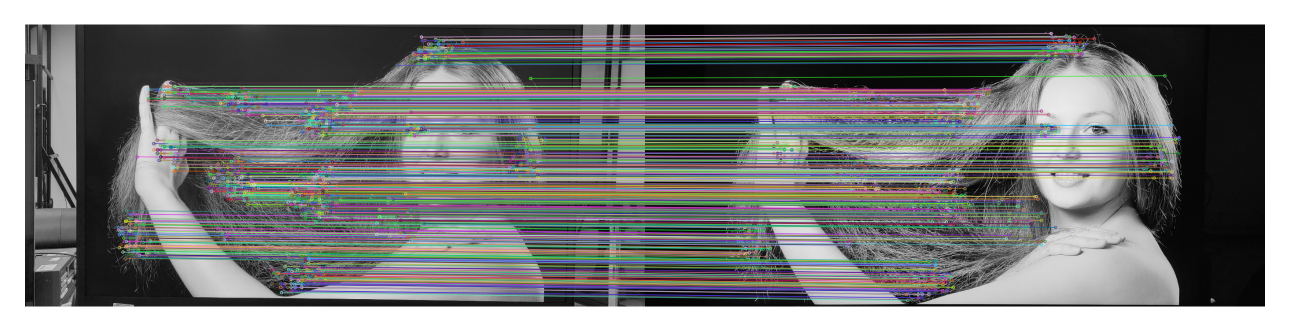
#> input picture src/result/match_res/LG/1.png, 2579 x 663 px, given in place of 1.jpg, which was not available (shown at 1/2 size)
$ jupyter execute --allow-errors test.ipynb   (older library calls are emulated)
#> lines starting #> are read from the running program, lines starting #| are printed output that depends on the picture; pictures that were not available may be replaced by others from this repository, and a replacement may not be noted
[cell 1]
import requests

data = {"input_data": "...}"}
#> (the rest of this cell did not finish here and is left out)

[cell 2]
import os

# 原图片的路径
img_path = '/home/hechunjiang/gradio/data/img-orgin/1.jpg'

# 获取当前工作目录
current_directory = os.getcwd()

# 从图片路径中提取相对路径部分（去掉根路径部分）
relative_path = os.path.relpath(img_path, current_directory)

# 提取文件名（不带扩展名）
filename_without_ext = os.path.splitext(os.path.basename(img_path))[0]

# 构建结果保存路径
result_directory = os.path.join(current_directory, os.path.dirname(relative_path), filename_without_ext)

# 检查目录是否存在，如果不存在则创建
# if not os.path.exists(result_directory):
#     os.makedirs(result_directory)

result_directory, filename_without_ext, relative_path, current_directory

[cell 3]
# Color Histogram
import cv2
import numpy as np
import matplotlib.pyplot as plt

# 读取图片
img = cv2.imread(filename='/home/hechunjiang/gradio/data/img-orgin/1.jpg')
#> img is the input picture: shape (663, 2579, 3); mean B, G, R 127.9, 128.4, 127.2

# 将图片从 BGR 空间转换到 HSV 空间
hsv = cv2.cvtColor(img, cv2.COLOR_BGR2RGB)

# 计算直方图
hist = cv2.calcHist([img], [0], None, [256], [0, 256])
#> hist = 256 values, max 311157 at index 255, min 0 at index 250, mean 6679.2

# 显示直方图
plt.imshow(hist, interpolation='nearest')
plt.show()
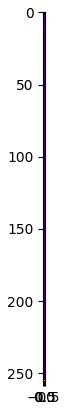
#> figure drawn by matplotlib, 1 panel

[cell 4]
# 灰度共生矩阵
import cv2
from skimage.feature import graycomatrix, graycoprops

# 读取图片
img = cv2.imread(filename='/home/hechunjiang/gradio/data/img-orgin/1.jpg')

gray_img = cv2.cvtColor(img, cv2.COLOR_BGR2GRAY)
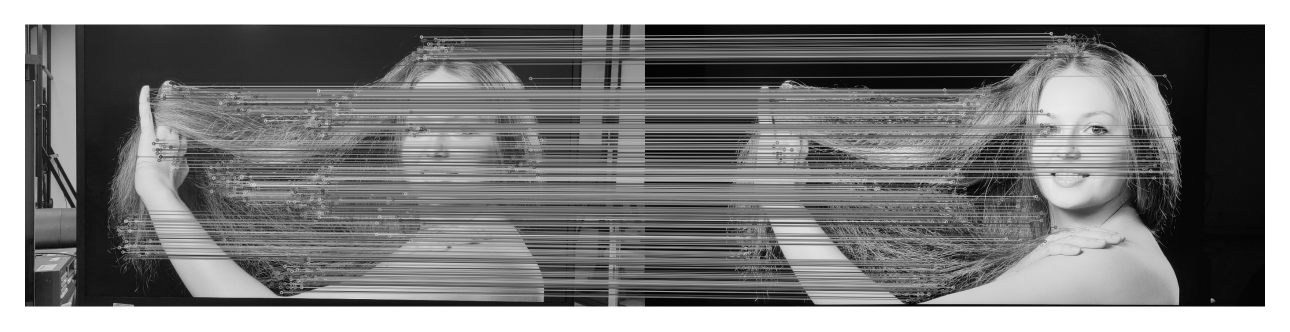
#> gray_img: shape (663, 2579) (shown at 1/2 size); min 0, max 255, mean 128

# 计算灰度共生矩阵
glcm = graycomatrix(gray_img, [1], [0], symmetric=True, normed=True)

[cell 5]
glcm.shape
#> Out = (256, 256, 1, 1)

[cell 6]
contrast = graycoprops(glcm, prop='contrast')
#> contrast = [162.9]
dissimilarity = graycoprops(glcm, prop='dissimilarity')
#> dissimilarity = [4.29]
homogeneity = graycoprops(glcm, prop='homogeneity')
#> homogeneity = [0.615]
energy = graycoprops(glcm, prop='energy')
#> energy = [0.184]
correlation = graycoprops(glcm, prop='correlation')
#> correlation = [0.988]

[cell 7]
contrast, dissimilarity, homogeneity, energy, correlation
#> Out = ([162.9], [4.29], [0.615], [0.184], [0.988])

[cell 8]
import cv2
#利用拉普拉斯
def getImageResolution(imgPath):
    image = cv2.imread(imgPath)
    img2gray = cv2.cvtColor(image, cv2.COLOR_BGR2GRAY)
    imageVar = cv2.Laplacian(img2gray, cv2.CV_64F).var()
    return imageVar
#> (the rest of this cell did not finish here and is left out)

[cell 9]
from skimage.feature import local_binary_pattern
from skimage import data, filters
import matplotlib.pyplot as plt
import cv2

# settings for LBP
radius = 3  # LBP算法中范围半径的取值
n_points = 8 * radius  # 领域像素点数


# 读取图像
image = cv2.imread('/home/hechunjiang/gradio/data/img-TV/1-TV.jpg')

#显示到plt中，需要从BGR转化到RGB，若是cv2.imshow(win_name, image)，则不需要转化
#> (the rest of this cell did not finish here and is left out)

[cell 10]
# getLightness
import cv2
import numpy as np
img = cv2.imread('/home/hechunjiang/gradio/data/img-TV/1-TV.jpg')
# 把图片转换为单通道的灰度图
#> (the rest of this cell did not finish here and is left out)

[cell 11]
import cv2
cv2.xfeatures2d.SIFT_create()

[cell 12]
import yaml


class ConfigManager:
    def __init__(self, config_file=None):
        self.config_file = config_file
        self.config = None

        if config_file:
            self.load_config(config_file)

    def load_config(self, config_file):
        with open(config_file, 'r') as file:
            self.config = yaml.safe_load(file)

    def get(self, section):
        return self.config.get(section)

    def set(self, section, key, value):
        if section not in self.config:
            self.config[section] = {}
        self.config[section][key] = value

    def save(self, config_file=None):
        with open(config_file, 'w') as file:
            yaml.dump(self.config, file, default_flow_style=False)


# 使用示例
#> (the rest of this cell did not finish here and is left out)

[cell 13]
import requests
data = {"model": "GeoFormer"}
#> (the rest of this cell did not finish here and is left out)

[cell 14]
import requests
data = {"model": "GeoFormer"}
#> (the rest of this cell did not finish here and is left out)

[cell 15]
from watchdog.observers import Observer
from watchdog.events import FileSystemEventHandler
import time


class ConfigReloadHandler(FileSystemEventHandler):
    def __init__(self, config_path, callback):
        self.config_path = config_path
        self.callback = callback

    def on_modified(self, event):
        if event.src_path == self.config_path:
            print("Config file has been modified, reloading...")
            self.callback()


def load_config():
    # 模拟加载配置文件
    print("Config loaded from file.")


def start_reloader(config_path):
    event_handler = ConfigReloadHandler(config_path, load_config)
    observer = Observer()
    observer.schedule(event_handler, path=config_path, recursive=False)
    observer.start()
    try:
        while True:
            time.sleep(1)
    except KeyboardInterrupt:
        observer.stop()
    observer.join()


if __name__ == "__main__":
    config_path = '/home/hechunjiang/gradio/src/configs/config_bak.yaml'
    start_reloader(config_path)
#> (the call stopped at in start_reloader, `observer = Observer()`: watchdog is not available in this run)

[cell 16]
import pandas as pd

all_scores = {
    "LG": pd.DataFrame(),
    "SONY": pd.DataFrame(),
    "AMAZON": pd.DataFrame()
}

file_path = ["/home/hechunjiang/gradio/Siamese-pytorch/final_output_tanh-vgg16/final_output.csv",
             "/home/hechunjiang/gradio/Siamese-pytorch/final_output_tanh-resnet50/final_output.csv",
             "/home/hechunjiang/gradio/Siamese-pytorch/final_output_tanh-vit/final_output.csv"]


def init_data():
    # file_path里面的数据是分别是三个模型的输出结果
    # 每个文件里面是三个样品的输出结果
    # 现在要把着些数据读出来，按照样品进行分组，存入all_scores中
    for path in file_path:
        data = pd.read_csv(path)
        for head in data.columns:
            all_scores[head] = pd.concat([all_scores[head], data[head]], axis=1)
    for key in all_scores.keys():
        all_scores[key].columns = ['vgg', 'resnet', 'vit']
    return all_scores

#> (the rest of this cell did not finish here and is left out)

[cell 17]
import subprocess


# 定义环境名称和脚本路径
conda_env = "GeoFormer"
script_path = "../GeoFormer/inference.py"
# 启动GeoFormer服务
command = ["conda", "run", "-n", conda_env, "python", script_path]
command = " ".join(command)
process = subprocess.Popen(command, shell=True)
process

[cell 18]
process.pid # 1648145

[cell 19]
process.kill()
process.wait()

[cell 20]
"/".join('/home/hechunjiang/gradio/src/static/croped_result_KTC/finetune_ref/1/cropped_image_107.png'.split('/')[-4:])

[cell 21]
score_state_list = [45.68000030517578,
                    45.380001068115234,
                    45.58000183105469,
                    42.290000915527344,
                    44.040000915527344,
                    39.02000045776367,
                    46.93999862670898,
                    40.709999084472656,
                    35.0,
                    53.970001220703125,
                    51.18999862670898,
                    51.34999847412109,
                    33.540000915527344,
                    35.88999938964844,
                    37.72999954223633,
                    39.22999954223633,
                    46.16999816894531,
                    47.900001525878906,
                    41.27000045776367,
                    47.04999923706055,
                    47.18000030517578]

index_list = ["清晰度",
              "白平衡",
              "灰阶",
              "彩色饱和度",
              "彩色准确性",
              "对比度",
              "区域控光"]

for i in range(0, len(score_state_list), 3):
    print(i//3)

$ run again, with src/result/match_res/LG/2.png copied over src/result/match_res/LG/1.png
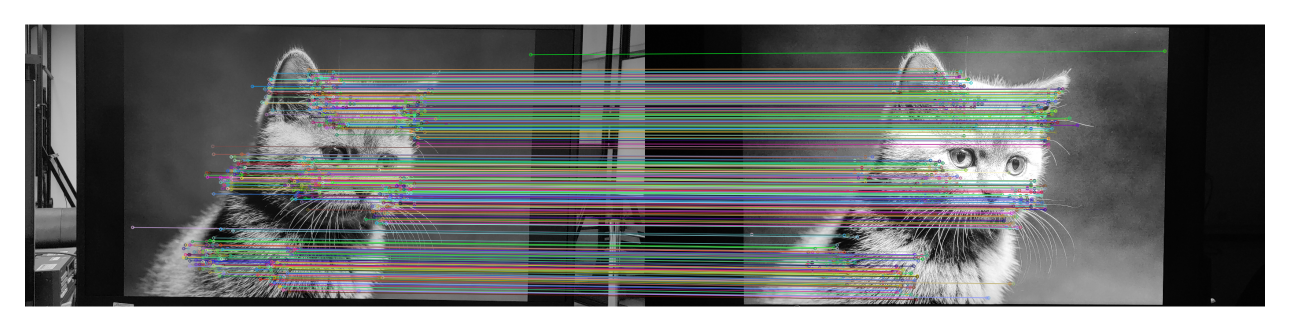
#> input picture src/result/match_res/LG/2.png, 2579 x 663 px, given in place of 1.jpg, which was not available (shown at 1/2 size)
#> img is the input picture: shape (663, 2579, 3); mean B, G, R 120.1, 121.4, 119.3
#> hist = 256 values, max 312724 at index 255, min 89 at index 0, mean 6679.2
#> `gray_img = cv2.cvtColor(img, cv2.COLOR_BGR2GRAY)`:
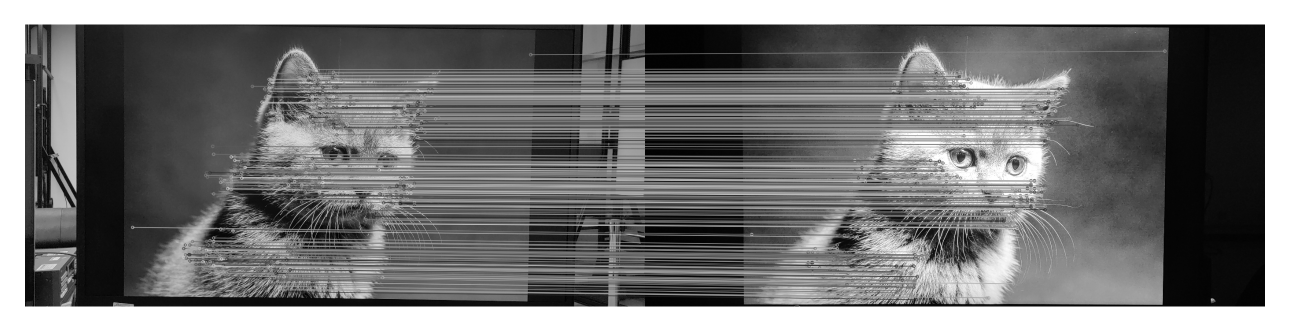
#> gray_img: shape (663, 2579) (shown at 1/2 size); min 0, max 255, mean 120.7
#> contrast = [150]
#> dissimilarity = [3.7]
#> homogeneity = [0.614]
#> energy = [0.184]
#> correlation = [0.989]
#> `contrast, dissimilarity, homogeneity, energy, correlation`: Out = ([150], [3.7], [0.614], [0.184], [0.989])

$ run again, with src/result/match_res/LG/3.png copied over src/result/match_res/LG/1.png
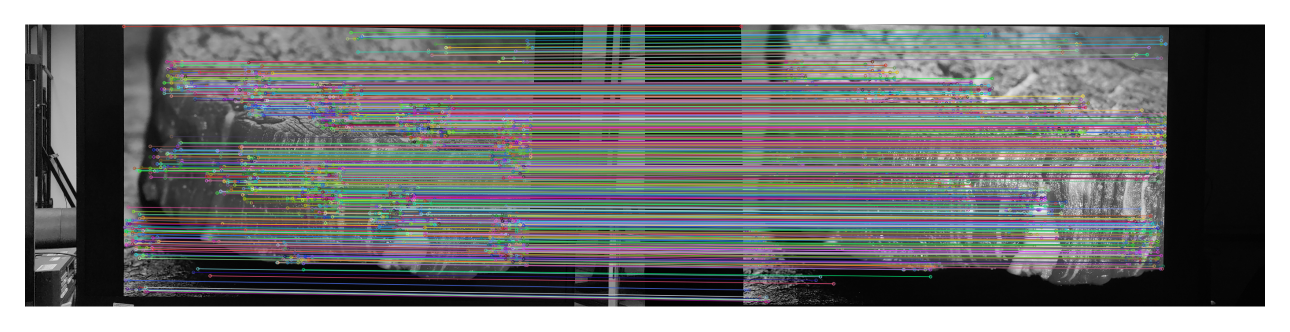
#> input picture src/result/match_res/LG/3.png, 2579 x 663 px, given in place of 1.jpg, which was not available (shown at 1/2 size)
#> img is the input picture: shape (663, 2579, 3); mean B, G, R 122.1, 122.6, 121.8
#> hist = 256 values, max 311157 at index 255, min 0 at index 254, mean 6679.2
#> `gray_img = cv2.cvtColor(img, cv2.COLOR_BGR2GRAY)`:
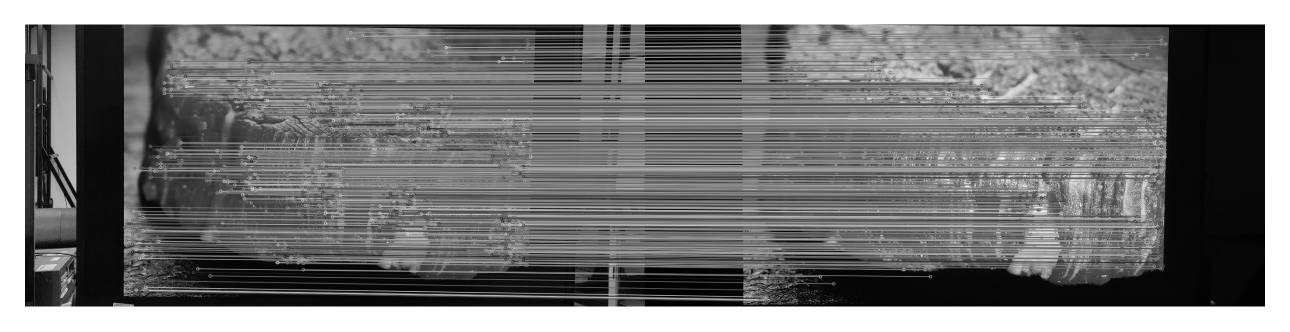
#> gray_img: shape (663, 2579) (shown at 1/2 size); min 0, max 255, mean 122.3
#> contrast = [102]
#> dissimilarity = [2.77]
#> homogeneity = [0.664]
#> energy = [0.187]
#> correlation = [0.992]
#> `contrast, dissimilarity, homogeneity, energy, correlation`: Out = ([102], [2.77], [0.664], [0.187], [0.992])
